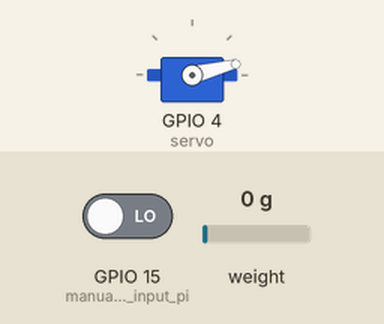
Simulated run of this sketch. Board: ESP8266 (NodeMCU). On the bench: servo. The test bench sets the inputs (shaded band); at power-on: GPIO 15 (manual_overwrite_input_pi) LOW, weight on the scale 0 g. WiFi joins after 1.5 s; servers stay silent unless stated; not simulated (calls return 0 or success): wifisecrets.h; what the sketch prints to the serial monitor is not drawn.

Above: at 5.2 s.
5.3 s: GPIO 15 (manual_overwrite_input_pi) driven HIGH
At 5.68 s:
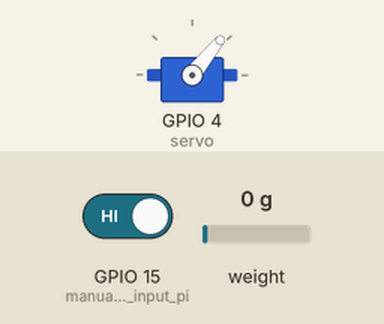
At 6.6 s:
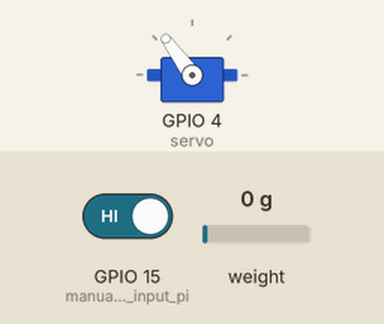
Timing chart, 0 to 8.3 s (numbered marks = the images above; inputs shaded):
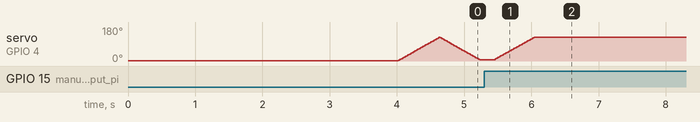

Measured:
- after the input at 5.3 s, servo on GPIO 4 (servo): moves from 6° to 126° over 0.60 s, starting after 0.14 s
- by itself, servo on GPIO 4 (servo): rises from 1° to 125° in 0.60 s, then falls to 6° in 0.60 s

The sketch:

sweetie_feeder.ino
```cpp
#include <Servo.h>
#include <ESP8266WiFi.h>
#include <ESP8266HTTPClient.h>
#include <WiFiClient.h>
#include "HX711.h"

Servo servo;
HX711 scale;

float weight = 0.; // averaged
float weight_current = 0;
float weight_while_open = 0.;
float decay = 0.3;

float weight_min = 4;
float weight_max = 6;

int food = 0; // 0 closed
              // 1 opening
              // 2 open
              // 3 closing

const int  angle_closed = 6;
const int angle_open = 126;
const int motor_speed = 1;
int angle = 0;
long counter = 0;
long counter_while_open = 0;
long error_counter = 0;
float zero = 0;
float kg = 21000; // calibration

#include "wifisecrets.h"

void setup() {
  WiFi.begin(ssid, password);

  while (WiFi.status() != WL_CONNECTED) {
    delay(1000);
    Serial.print("Connecting..");
  }

  pinMode(15, INPUT); // manual overwrite input pin

  food = 1;

  // put your setup code here, to run once:
  Serial.begin(9600);
  Serial.println("\n\nHello World\n\n");
  scale.begin(0, 2); // clock = 2 = D4
  zero = scale.get_value(20);
  //scale.set_scale();
  //scale.tare();
  servo.attach(4);
  servo.write(angle_closed);
}


void send_data(char* url){
  if(WiFi.status()== WL_CONNECTED){
    WiFiClient client;
    HTTPClient http;

    http.setTimeout(500); // milli seconds
    // Your Domain name with URL path or IP address with path
    http.begin(client, url);

    // Send HTTP GET request
    int httpResponseCode = http.GET();

    if (httpResponseCode>0) {
      Serial.print("HTTP Response code: ");
      Serial.println(httpResponseCode);
      String payload = http.getString();
      Serial.println(payload);
    } else {
      Serial.print("Error code: ");
      Serial.println(httpResponseCode);
      error_counter++;
    }
    // Free resources
    http.end();
  }else{
    error_counter ++;
  }
}


void loop() {
  counter ++;

  int overwrite = digitalRead(15); // manual overwrite input pin
  if (overwrite==1 && food==0){
    food = 1;
  }

  if (error_counter >10){
    ESP.restart();
  }

  if (food == 0 || food == 2){
    if (scale.wait_ready_timeout(10)) {
      weight_current = (scale.get_value(2)-zero)/kg;
      weight = weight_current*decay + (1.-decay)*weight;
    }
    if (counter%8==0){
      Serial.print("HX711:");
      Serial.println(weight);
    }
  }

  if (food == 0 && counter>10000){
    counter = 0;
    if (weight<0.1*weight_min && overwrite==0){
      zero = scale.get_value(10);
      Serial.print("Tare");
      char url[512];
      sprintf(url,"http://74.208.244.193:8076/push?weight=%.5f&zero=%.5f",weight,zero);
      send_data(url);
    }
  }

  if (food==0 && weight>weight_min && weight<weight_max){
    food = 1;
  }

  if (food == 1){
    counter = 0;
    angle += motor_speed;
    servo.write(angle);
    if (angle>=angle_open){
      food = 2;
      counter_while_open = 0;
      weight_while_open = 0;
    }
  }

  if (food==2){
    counter_while_open++;
    if (counter_while_open>50){
      weight_while_open += weight_current;
      if (counter_while_open==150 && overwrite==0){
        char url[512];
        sprintf(url,"http://74.208.244.193:8076/push?weight=%.5f&zero=%.5f",weight_while_open/100,zero);
        send_data(url);
      }
    }
  }

  if (food==2 && (weight<0.9*weight_min || weight>weight_max) && overwrite==0 ){
    food = 3;
  }

  if (food == 3){
    counter = 0;
    angle -= motor_speed;
    servo.write(angle);
    if (angle<=angle_closed){
      food = 0;
    }
  }


  delay(  5);
}
```
